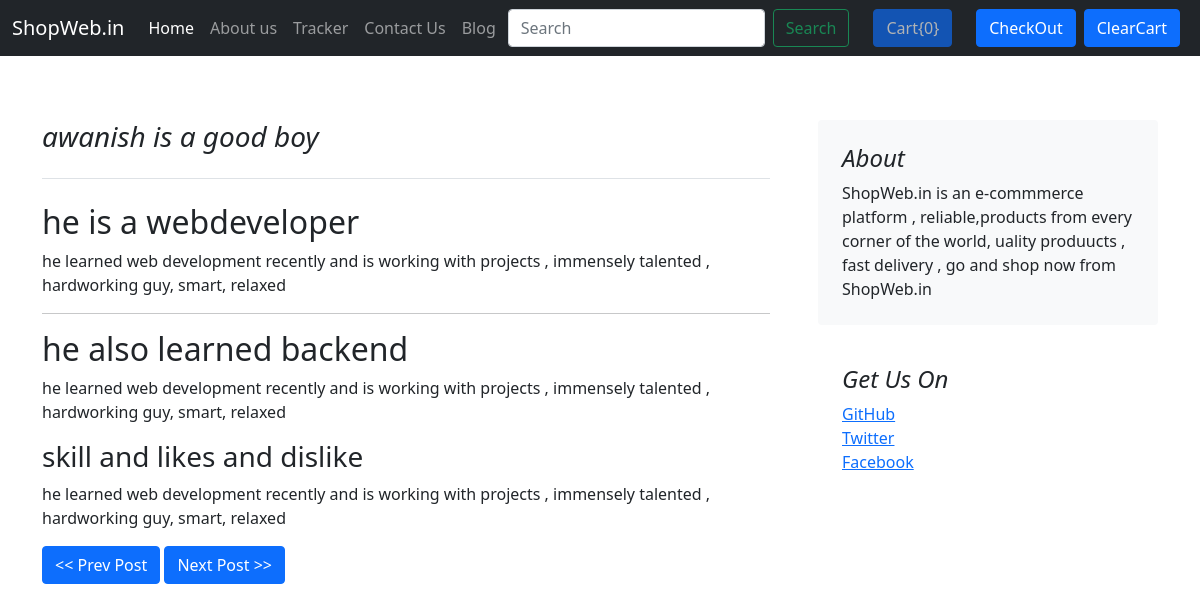
The page /blog/blogpost/1 on the database its author committed.
### blog/models.py (models this page shows, shortened)
class BlogPost(models.Model):
    post_id = models.AutoField(primary_key=True)
    title = models.CharField(max_length=500)
    head0 = models.CharField(max_length=300)
    conthead0 = models.CharField(max_length=30000,default="")
    head1 = models.CharField(max_length=500,default="")
    conthead1 = models.CharField(max_length=50000,default="")
    head2 = models.CharField(max_length=500,default="")
    conthead2 = models.CharField(max_length=50000,default="")
    pub_date = models.DateField()
    thumbnail = models.ImageField(upload_to="shop/images",default="")

### blog/views.py (the view)
# urls.py: path('blogpost/<int:id>',views.blogpost,name='blogPost'),
def blogpost(request, id):
    post = BlogPost.objects.filter(post_id = id)[0]
    return render(request,'blog/blogpost.html',{'post':post})

### blog/templates/blog/blogpost.html (shortened to what this page needs)
{% extends 'blog/basic.html' %}
{% block body %}
<div class="container">
<div class="row g-5 my-3">
    <div class="col-md-8">
      <h3 class="pb-4 mb-4 fst-italic border-bottom">
        {{post.title}}
      </h3>
      <article class="blog-post">
        <h2 class="blog-post-title">{{post.head0}}</h2>
       <p>{{post.conthead0}}</p>
        <hr>
        <h2>{{post.head1}}</h2>
        <p>{{post.conthead0}}</p>
        <h3>{{post.head2}}</h3>
        <p>{{post.conthead0}}</p>
      </article>
      <div class="divbutton buttons" id="buttons">
        <button id="qv{{post.id}}" class="Prev btn btn-primary"><< Prev Post</button>
        <button id="qv{{post.id}}" class="next btn btn-primary">Next Post >></button>
      </div>
    </div>
    <div class="col-md-4">
      <div class="position-sticky" style="top: 2rem;">
        <div class="p-4 mb-3 bg-light rounded">
          <h4 class="fst-italic">About</h4>
          <p class="mb-0"> ShopWeb.in is an e-commmerce platform , reliable,products from every corner of the world, uality produucts , fast delivery , go and shop now from ShopWeb.in</p>
        </div>
        <div class="p-4">
          <h4 class="fst-italic">Get Us On</h4>
          <ol class="list-unstyled">
            <li><a href="#">GitHub</a></li>
            <li><a href="#">Twitter</a></li>
            <li><a href="#">Facebook</a></li>
          </ol>
        </div>
      </div>
    </div>
  </div>
</div>
{% endblock %}

### rows shown on the page
BlogPost: title "awanish is a good boy", head0 "he is a webdeveloper", conthead0 "he learned web development recently and is working with projects , immensely talented , hardworking guy, smart, relaxed", head1 "he also learned backend", head2 "skill and likes and dislike"
